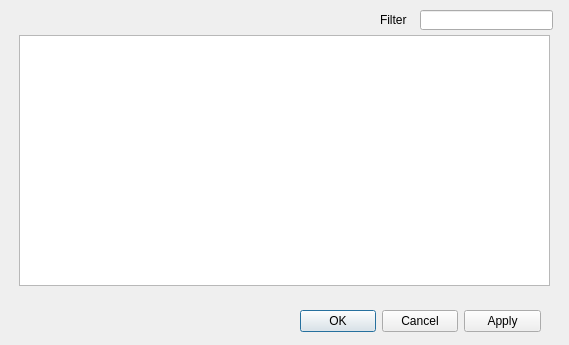
<?xml version="1.0" encoding="UTF-8"?>
<ui version="4.0">
 <class>PluginsDialog</class>
 <widget class="QDialog" name="PluginsDialog">
  <property name="geometry">
   <rect>
    <x>0</x>
    <y>0</y>
    <width>569</width>
    <height>345</height>
   </rect>
  </property>
  <property name="sizePolicy">
   <sizepolicy hsizetype="Fixed" vsizetype="Fixed">
    <horstretch>0</horstretch>
    <verstretch>0</verstretch>
   </sizepolicy>
  </property>
  <property name="windowTitle">
   <string>Dialog</string>
  </property>
  <widget class="QDialogButtonBox" name="buttonBox">
   <property name="geometry">
    <rect>
     <x>300</x>
     <y>310</y>
     <width>241</width>
     <height>23</height>
    </rect>
   </property>
   <property name="orientation">
    <enum>Qt::Horizontal</enum>
   </property>
   <property name="standardButtons">
    <set>QDialogButtonBox::Apply|QDialogButtonBox::Cancel|QDialogButtonBox::Ok</set>
   </property>
  </widget>
  <widget class="QListWidget" name="listWidget">
   <property name="geometry">
    <rect>
     <x>19</x>
     <y>35</y>
     <width>531</width>
     <height>251</height>
    </rect>
   </property>
  </widget>
  <widget class="QLineEdit" name="lineEdit">
   <property name="geometry">
    <rect>
     <x>420</x>
     <y>10</y>
     <width>133</width>
     <height>20</height>
    </rect>
   </property>
  </widget>
  <widget class="QLabel" name="label">
   <property name="geometry">
    <rect>
     <x>380</x>
     <y>10</y>
     <width>31</width>
     <height>20</height>
    </rect>
   </property>
   <property name="text">
    <string>Filter</string>
   </property>
  </widget>
 </widget>
 <resources/>
 <connections>
  <connection>
   <sender>buttonBox</sender>
   <signal>accepted()</signal>
   <receiver>PluginsDialog</receiver>
   <slot>accept()</slot>
   <hints>
    <hint type="sourcelabel">
     <x>248</x>
     <y>254</y>
    </hint>
    <hint type="destinationlabel">
     <x>157</x>
     <y>274</y>
    </hint>
   </hints>
  </connection>
  <connection>
   <sender>buttonBox</sender>
   <signal>rejected()</signal>
   <receiver>PluginsDialog</receiver>
   <slot>reject()</slot>
   <hints>
    <hint type="sourcelabel">
     <x>316</x>
     <y>260</y>
    </hint>
    <hint type="destinationlabel">
     <x>286</x>
     <y>274</y>
    </hint>
   </hints>
  </connection>
 </connections>
</ui>
